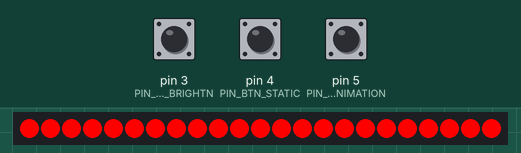
The program below on a simulated Arduino Nano, built with avr-gcc and run on an emulated ATmega328P. Shown: 23 RGB LEDs in strip order, left to right. The inputs (shaded band) are chosen by the test bench; at power-on: pin 5 (PIN_BTN_ANIMATION) HIGH, pin 3 (PIN_BTN_BRIGHTN) HIGH, pin 4 (PIN_BTN_STATIC) HIGH. Random numbers use the default seed unless the program sets one; EEPROM starts erased.

Above: at 1.2 s.
1.3 s: pin 5 (PIN_BTN_ANIMATION) pulled LOW for 0.15 s
At 1.45 s:
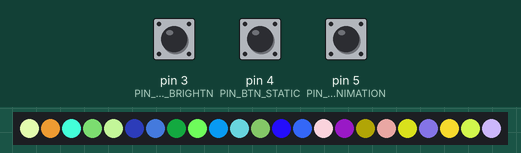
2.0 s: pin 3 (PIN_BTN_BRIGHTN) pulled LOW for 0.15 s
At 2.22 s:
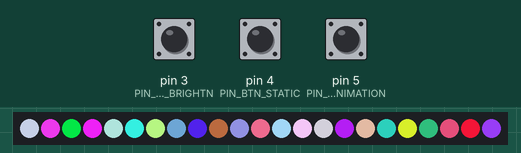
2.7 s: pin 3 (PIN_BTN_BRIGHTN) pulled LOW for 1 s
At 3.0 s:
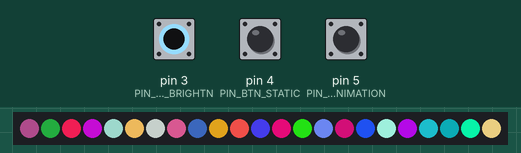
4.3 s: pin 5 (PIN_BTN_ANIMATION) pulled LOW for 1 s
At 4.46 s:
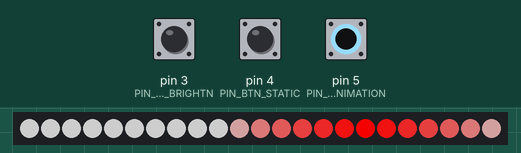
5.9 s: pin 5 (PIN_BTN_ANIMATION) pulled LOW for 0.15 s
6.6 s: pin 5 (PIN_BTN_ANIMATION) pulled LOW for 3.2 s
At 6.69 s:
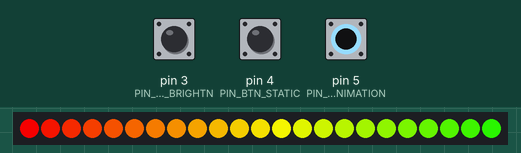

Measured:
- after the input at 1.3 s, the LEDs: change at once (image 1)

The program:

main.cpp
```cpp
#include "main.h"

CRGB leds[NUM_LEDS];
config configuration;

void setup()
{
  pinMode(PIN_BTN_ANIMATION, INPUT_PULLUP);
  pinMode(PIN_BTN_STATIC, INPUT_PULLUP);
  pinMode(PIN_BTN_BRIGHTN, INPUT_PULLUP);

  configuration = load_config();

  FastLED.addLeds<WS2811, PIN_LED, GRB>(leds, NUM_LEDS).setCorrection(TypicalSMD5050);

  Serial.begin(9600);
}

void loop()
{
  handle_input();
  handle_sequence(leds, &configuration);
}
```

colors.h
```cpp
#ifndef colors_h
#define colors_h

#include <FastLED.h>
#include "constants.h"

extern CRGB STATIC_COLORS[NUM_STATIC_COLORS];

CRGB* fadeColors(CRGB color, CRGB target_color, uint8_t steps);
CRGB fadeColor(CRGB color, CRGB target_color, uint8_t range_size, uint8_t step);
CRGB hslToRgb(float h, float s, float l);
float hue2rgb(float p, float q, float t);

void print_rgb(CRGB color);

#endif
```

constants.h
```cpp
#ifndef constants_h
#define constants_h

#define NUM_LEDS            23
#define NUM_ANIMATIONS      6
#define NUM_STATIC_COLORS   18

#define PIN_LED             2
#define PIN_BTN_BRIGHTN     3
#define PIN_BTN_STATIC      4
#define PIN_BTN_ANIMATION   5

#endif
```

controller.h
```cpp
#ifndef controller_h
#define controller_h

#include <FastLED.h>
#include "config.h"

void next_animation();
void next_color();
void set_brightness();
void handle_sequence(CRGB *leds, config *configuration);

#endif
```

input.h
```cpp
#ifndef input_h
#define input_h

#include <Arduino.h>
#include "constants.h"
#include "controller.h"

void handle_input();

#endif
```

main.h
```cpp
#ifndef main_h
#define main_h

#include <Arduino.h>
#include <FastLED.h>
#include "constants.h"
#include "config.h"
#include "input.h"
#include "controller.h"

#endif
```

colors.cpp
```cpp
#include <math.h>
#include "colors.h"

CRGB STATIC_COLORS[NUM_STATIC_COLORS] = {
  CRGB(255, 0, 0),
  CRGB(255, 128, 0),
  CRGB(255, 255, 0),
  CRGB(128, 255, 0),
  CRGB(0, 255, 0),
  CRGB(0, 255, 128),
  CRGB(0, 255, 255),
  CRGB(0, 128, 255),
  CRGB(0, 0, 255),
  CRGB(127, 0, 255),
  CRGB(255, 0, 255),
  CRGB(255, 0, 127),
  CRGB(255, 255, 255),
  CRGB(191, 191, 191),
  CRGB(128, 128, 128),
  CRGB(255, 255, 204),
  CRGB(255, 255, 102),
  CRGB(255, 255, 51)
};

CRGB interpolateColor(CRGB color1, CRGB color2, float ratio)
{
    float r = color1.r + (color2.r - color1.r) * ratio;
    float g = color1.g + (color2.g - color1.g) * ratio;
    float b = color1.b + (color2.b - color1.b) * ratio;

    return CRGB((uint8_t)round(r), (uint8_t)round(g), (uint8_t)round(b));
}

CRGB* fadeColors(CRGB color, CRGB target_color, uint8_t steps)
{
    CRGB *fadedColors = (CRGB *) malloc((steps + 1) * sizeof(CRGB));

    for (int j = 0; j <= steps; j++) {
        fadedColors[j] = fadeColor(color, target_color, steps, j);
    }

    return fadedColors;
}

CRGB fadeColor(CRGB color, CRGB target_color, uint8_t range_size, uint8_t step)
{
    float stepSize = 1 / (float)(range_size + 1);
    float ratio = step * stepSize;

    return interpolateColor(color, target_color, ratio);
}

float hue2rgb(float p, float q, float t)
{
    if (t < 0) {
        t += 1;
    }
    if (t > 1) {
        t -= 1;
    }
    if (t < 1.0 / 6.0) {
        return p + (q - p) * 6 * t;
    }
    if (t < 1.0 / 2.0) {
        return q;
    }
    if (t < 2.0 / 3.0) {
        return p + (q - p) * (2.0 / 3.0 - t) * 6;
    }

    return p;
}

CRGB hslToRgb(float h, float s, float l)
{
    CRGB rgb;

    if (s == 0) {
        rgb.r = rgb.g = rgb.b = l * 255;
    }
    else {
        float q = l < 0.5 ? l * (1 + s) : l + s - l * s;
        float p = 2 * l - q;

        rgb.r = round(hue2rgb(p, q, h + 1.0 / 3.0) * 255);
        rgb.g = round(hue2rgb(p, q, h) * 255);
        rgb.b = round(hue2rgb(p, q, h - 1.0 / 3.0) * 255);
    }

    return rgb;
}

void print_rgb(CRGB color)
{
  Serial.print(color.r);
  Serial.print(",");
  Serial.print(color.g);
  Serial.print(",");
  Serial.print(color.b);
  Serial.println("");
}
```

controller.cpp
```cpp
#include "controller.h"
#include "colors.h"

unsigned long last_update = 0;
LightMode current_light_mode;
CRGB *leds_pointer;
config *config_pointer;

CRGB *animation_colors;
int16_t animation_loop = 0;
uint8_t animation_state = 0;
uint8_t animation_setup = 0;

void handle_animation();
void handle_static();
void handle_animation_0();
void handle_animation_1();
void handle_animation_2();
void handle_animation_3();
void handle_animation_4();
void handle_animation_5();
void setup_animation_1();
void setup_animation_4();

void next_animation()
{
  if (config_pointer->light_mode != LightMode::Animated) {
    config_pointer->light_mode = LightMode::Animated;
  }
  else {
    if (config_pointer->animation_sequence < NUM_ANIMATIONS - 1) {
      config_pointer->animation_sequence++;
    }
    else {
      config_pointer->animation_sequence = 0;
    }
  }

  animation_loop = 0;
  animation_state = 0;

  save_config(config_pointer);
}

void next_color()
{
  if (config_pointer->light_mode != LightMode::Static) {
    config_pointer->light_mode = LightMode::Static;
  }
  else {
    if (config_pointer->static_color < NUM_STATIC_COLORS - 1) {
      config_pointer->static_color++;
    }
    else {
      config_pointer->static_color = 0;
    }
  }

  animation_setup = 0;

  save_config(config_pointer);
}

void set_brightness()
{
  if (config_pointer->brightness >= 16) {
    config_pointer->brightness -= 16;
  }
  else {
    config_pointer->brightness = 255;
  }

  FastLED.setBrightness(config_pointer->brightness);

  save_config(config_pointer);
}

void handle_sequence(CRGB *leds, config *configuration)
{
    leds_pointer = leds;
    config_pointer = configuration;

    handle_animation();
    handle_static();
}

void handle_animation()
{
  if (config_pointer->light_mode != LightMode::Animated) {
    return;
  }

  switch (config_pointer->animation_sequence) {
    case 1:
      handle_animation_1();
      break;
    case 2:
      handle_animation_2();
      break;
    case 3:
      handle_animation_3();
      break;
    case 4:
      handle_animation_4();
      break;
    case 5:
      handle_animation_5();
      break;
    default:
      handle_animation_0();
      break;
  }
}

void handle_static()
{
  if (config_pointer->light_mode != LightMode::Static) {
    return;
  }

  for (int i = 0; i < NUM_LEDS; i++) {
    leds_pointer[i] = STATIC_COLORS[config_pointer->static_color];
  }

  FastLED.show();
}

void handle_animation_0()
{
  // Random colors
  if (millis() - last_update > 250) {

    for (int i = 0; i < NUM_LEDS; i++) {
      leds_pointer[i] = CRGB(random(0, 256), random(0, 256), random(0, 256));
    }

    FastLED.show();

    last_update = millis();
  }
}

void handle_animation_1()
{
  if (animation_setup != 1) {
    setup_animation_1();
  }

  // Move chosen static color across all leds.
  if (millis() - last_update > 200) {

    for (int i = 0; i < NUM_LEDS; i++) {
      uint16_t color_i = i + animation_loop;

      if (color_i >= NUM_LEDS) {
        color_i -= NUM_LEDS;
      }

      leds_pointer[i] = animation_colors[color_i];
    }

    if (animation_loop++ >= NUM_LEDS) {
      animation_loop = 0;
    }

    FastLED.show();

    last_update = millis();
  }
}

void handle_animation_2()
{
  // Gradually change color for all LEDs.
  if (millis() - last_update > 100) {
    float hue = (float)animation_loop / 360;
    CRGB color = hslToRgb(hue, 1, 0.5);

    for (int i = 0; i < NUM_LEDS; i++) {
      leds_pointer[i] = color;
    }

    if (animation_loop++ >= 360) {
      animation_loop = 0;
    }

    FastLED.show();

    last_update = millis();
  }
}

void handle_animation_3()
{
  // Gradually change color from one begin LED to end LED.
  if (millis() - last_update > 100) {

    for (int i = 0; i < NUM_LEDS; i++) {
      uint16_t color = (i * 5) + animation_loop;
      if (color >= 360) {
        color -= 359;
      }

      float hue = (float)(color) / 360;
      leds_pointer[i] = hslToRgb(hue, 1, 0.5);
    }

    if (animation_state == 0) {
      animation_loop++;

      if (NUM_LEDS * 5 + animation_loop >= 360) {
        animation_state = 1;
        animation_loop--;
      }
    }
    else if (animation_state == 1) {
      animation_loop--;

      if (animation_loop < 0) {
        animation_state = 0;
        animation_loop++;
      }
    }

    FastLED.show();

    last_update = millis();
  }
}

void handle_animation_4()
{
  // Gradually change color from one begin LED to end LED.
  if (millis() - last_update > 10) {

    for (int i = 0; i < NUM_LEDS; i++) {
      uint16_t color = (i * 5) + animation_loop;
      if (color >= 360) {
        color -= 360;
      }

      float hue = (float)(color) / 360;
      leds_pointer[i] = hslToRgb(hue, 1, 0.5);
    }

    if (animation_loop++ >= 360) {
        animation_loop = 0;
    }

    FastLED.show();

    last_update = millis();
  }
}

void handle_animation_5()
{
  // Move one LED with chosen static color across the field and back.
  if (millis() - last_update > 50) {

    for (int i = 0; i < NUM_LEDS; i++) {
      if (animation_loop == i) {
        leds_pointer[i] = STATIC_COLORS[config_pointer->static_color];
      }
      else {
        leds_pointer[i] = CRGB::Black;
      }
    }

    if (animation_state == 0) {
      animation_loop++;

      if (animation_loop >= NUM_LEDS) {
        animation_state = 1;
        animation_loop--;
      }
    }
    else if (animation_state == 1) {
      animation_loop--;

      if (animation_loop < 0) {
        animation_state = 0;
        animation_loop++;
      }
    }

    FastLED.show();

    last_update = millis();
  }
}

//void handle_animation_4()
//{
  // if (!animation_colors_3_setup_done) {
  //   setup_animation_colors_3();
  // }

  // // Move wave of colors over all LEDs while changing color
  // if (millis() - last_update > 50) {

  // }
//}

void setup_animation_1()
{
  if (animation_colors != NULL) {
    free(animation_colors);
  }

  animation_colors = (CRGB *) malloc((NUM_LEDS + 1) * sizeof(CRGB));

  uint8_t range_size = 14;
  CRGB standard_color = CRGB(128, 128, 128);

  for (uint8_t i = 0; i < NUM_LEDS - range_size; i++) {
    animation_colors[i] = standard_color;
  }

  CRGB* range1 = fadeColors(standard_color, STATIC_COLORS[config_pointer->static_color], (range_size / 2) - 1);
  CRGB* range2 = fadeColors(STATIC_COLORS[config_pointer->static_color], standard_color, (range_size / 2) - 1);

  for (uint8_t i = 0; i < range_size / 2; i++) {
    animation_colors[NUM_LEDS - range_size + i] = range1[i];
    animation_colors[NUM_LEDS - (range_size / 2) + i] = range2[i];
  }

  animation_setup = 1;
}

void setup_animation_colors_3()
{
  // Serial.println("setup 3");
  // animation_3_num_colors = 2;
  // animation_colors_3 = (CRGB *) malloc((animation_3_num_colors * animation_3_num_colors_rangesize + 1) * sizeof(CRGB));

  // CRGB start = CRGB(RANDOM_RGB_VALUES[random(0, NUM_RANDOM_RGB)], RANDOM_RGB_VALUES[random(0, NUM_RANDOM_RGB)], RANDOM_RGB_VALUES[random(0, NUM_RANDOM_RGB)]);
  // CRGB prev;

  // uint16_t cindex = 0;

  // for (uint8_t i = 0; i < animation_3_num_colors; i++) {
  //   CRGB s;
  //   CRGB e = CRGB(RANDOM_RGB_VALUES[random(0, NUM_RANDOM_RGB)], RANDOM_RGB_VALUES[random(0, NUM_RANDOM_RGB)], RANDOM_RGB_VALUES[random(0, NUM_RANDOM_RGB)]);
  //   CRGB* range;
  //   uint8_t rangesize = animation_3_num_colors_rangesize;

  //   if (i == 0) {
  //     s = start;
  //     rangesize /= 2;
  //   }
  //   else if (i == animation_3_num_colors - 1) {
  //     e = start;
  //     rangesize /= 2;
  //   }
  //   else {
  //     s = prev;
  //   }

  //   range = fadeColors(s, e, rangesize);
  //   prev = e;

  //   for (uint8_t r = 0; r < rangesize; r++) {
  //     animation_colors_3[cindex++] = range[r];
  //   }
  // }

  // for (uint16_t i = 0; i < cindex - 1; i++) {
  //   print_rgb(animation_colors_3[i]);
  // }

  // animation_colors_3_setup_done = true;
}
```

input.cpp
```cpp
#include "input.h"

bool btn_down = false;

void handle_input()
{
  if (digitalRead(PIN_BTN_ANIMATION) == LOW) {
    if (!btn_down) {
      next_animation();
    }
    btn_down = true;
  }
  else if (digitalRead(PIN_BTN_STATIC) == LOW) {
    if (!btn_down) {
      next_color();
    }
    btn_down = true;
  }
  else if (digitalRead(PIN_BTN_BRIGHTN) == LOW) {
    if (!btn_down) {
      set_brightness();
    }
    btn_down = true;
  }
  else if (btn_down) {
    btn_down = false;
  }
}
```

config.h
```cpp
#ifndef config_h
#define config_h

#include <EEPROM.h>

enum LightMode { Static, Animated };

typedef struct
{
  uint8_t brightness;
  uint8_t animation_sequence;
  uint8_t static_color;
  LightMode light_mode;
} config;

config load_config();
void save_config(config *c);

#endif
```

config.cpp
```cpp
#include "config.h"

config DEFAULT_CONFIG = { 255, 0, 0, LightMode::Static };

config load_config()
{
    if (EEPROM.read(0) != 123) {
        return DEFAULT_CONFIG;
    }

    uint8_t brightness = EEPROM.read(1);
    uint8_t animation_sequence = EEPROM.read(2);
    uint8_t static_color = EEPROM.read(3);
    LightMode light_mode = (LightMode)EEPROM.read(4);

    return { brightness, animation_sequence, static_color, light_mode };
}

void save_config(config *c)
{
    EEPROM.write(0, 123);
    EEPROM.write(1, c->brightness);
    EEPROM.write(2, c->animation_sequence);
    EEPROM.write(3, c->static_color);
    EEPROM.write(4, c->light_mode);
}
```
